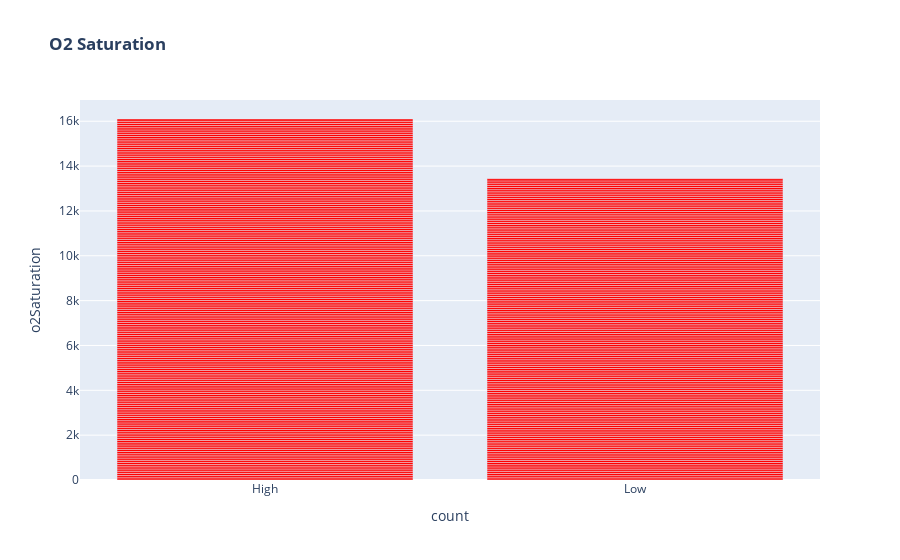

The notebook cell saved with this chart:
### Code cell
px.bar(df,x='output',y='o2Saturation',color_discrete_sequence=['red'],labels={'output':'count'}
       ,title='<b> O2 Saturation')

### Figure 1 — Plotly figure (JSON) as saved in the notebook; plotly's stock layout.template omitted (floating-point values rounded to 4 significant figures; data arrays with more than 128 entries replaced by an {"elided": "..."} marker saying what was removed)
{"data": [{"alignmentgroup": "True", "hovertemplate": "count=%{x}<br>o2Saturation=%{y}<extra></extra>", "legendgroup": "", "marker": {"color": "red", "pattern": {"shape": ""}}, "name": "", "offsetgroup": "", "orientation": "v", "showlegend": false, "textposition": "auto", "type": "bar", "x": {"elided": "303 str values"}, "xaxis": "x", "y": {"elided": "303 float values"}, "yaxis": "y"}], "layout": {"barmode": "relative", "legend": {"tracegroupgap": 0}, "title": {"text": "<b> O2 Saturation"}, "xaxis": {"anchor": "y", "domain": [0, 1], "title": {"text": "count"}}, "yaxis": {"anchor": "x", "domain": [0, 1], "title": {"text": "o2Saturation"}}}}
